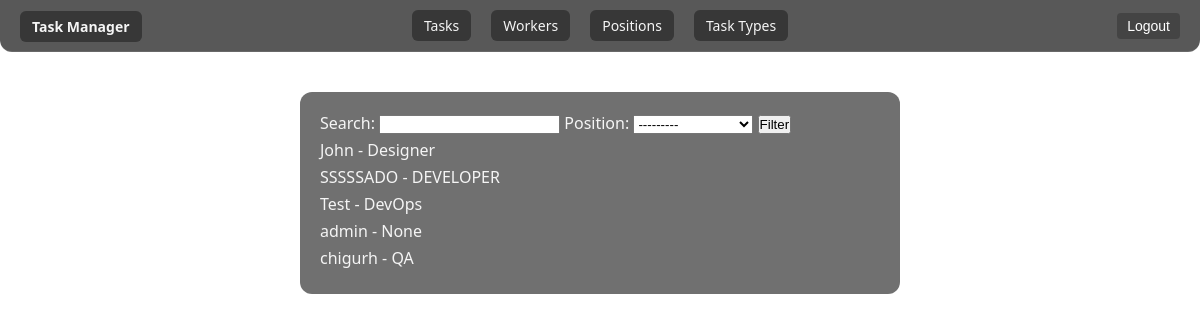
The page /workers/ (signed in) on the database as committed earlier.
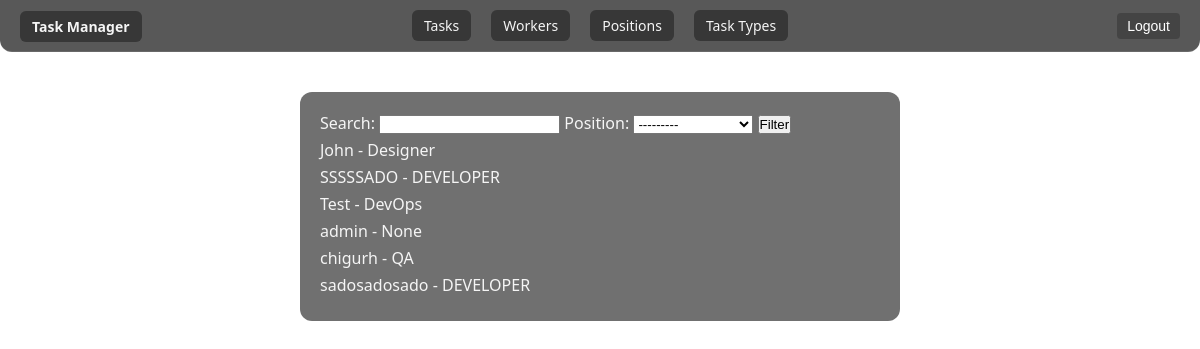
The same page on the database as committed later.
### manager/models.py (models this page shows, shortened)
class Worker(AbstractUser):
    position = models.ForeignKey(
        Position,
        on_delete=models.SET_NULL,
        null=True,
        blank=True,
        related_name="workers"
    )
    class Meta:
        ordering = ["username"]
        verbose_name = "Worker"
        verbose_name_plural = "Workers"

class Position(models.Model):
    name = models.CharField(max_length=255)
    def __str__(self):
        return self.name

### manager/views.py (the view)
# urls.py: path("workers/", views.WorkerListView.as_view(), name="worker-list"),
class WorkerListView(LoginRequiredMixin, generic.ListView):
    model = Worker
    context_object_name = "worker_list"
    def get_queryset(self):
        qs = super().get_queryset()
        form = forms.WorkerFilterForm(self.request.GET)
        if form.is_valid():
            q = form.cleaned_data.get("q")
            if q:
                qs = qs.filter(username__icontains=q)
            position = form.cleaned_data.get("position")
            if position:
                qs = qs.filter(position=position)
        return qs
    def get_context_data(self, **kwargs):
        context = super().get_context_data(**kwargs)
        context["filter_form"] = forms.WorkerFilterForm(self.request.GET)
        return context

### manager/forms.py
class WorkerFilterForm(forms.Form):
    q = forms.CharField(required=False, label="Search")
    position = forms.ModelChoiceField(
        queryset=Position.objects.all(),
        required=False,
        label="Position"
    )

### templates/manager/worker_list.html (shortened to what this page needs)
{% extends "base.html" %}
{% block content %}
  <form action="" method="get" class="filter-form">
    {{ filter_form.q.label_tag }} {{ filter_form.q }}
    {{ filter_form.position.label_tag }} {{ filter_form.position }}
    <input type="submit" value="Filter">
  </form>
  {% if worker_list %}
    <ul>
      {% for worker in worker_list %}
        <li>
          <a href="{% url 'manager:worker-detail' pk=worker.id %}">
            {{ worker.username }}
          </a>
         - {{ worker.position }}
        </li>
      {% endfor %}
    </ul>
  {% else %}
    <h3>No workers found</h3>
  {% endif %}
{% endblock %}

### templates/base.html (shortened to what this page needs)
<!DOCTYPE html>
<html lang="en">
<head>
  {% load static %}
  <link rel="stylesheet" href="{% static 'css/styles.css' %}">
</head>
<body>
<header>
  <div class="header-left">
    <a href="{% url 'manager:index' %}"><strong>Task Manager</strong></a>
  </div>
  <div class="header-center">
    {% if user.is_authenticated %}
      <a href="{% url 'manager:task-list' %}">Tasks</a>
      <a href="{% url 'manager:worker-list' %}">Workers</a>
      <a href="{% url 'manager:position-list' %}">Positions</a>
      <a href="{% url 'manager:task-type-list' %}">Task Types</a>
    {% endif %}
  </div>
  <div class="header-right">
    {% if user.is_authenticated %}
      <form method="post" action="{% url 'manager:logout' %}">
        <button type="submit">Logout</button>
      </form>
    {% else %}
      <a href="{% url 'manager:login' %}">Login</a>
      <a href="{% url 'manager:register' %}">Register</a>
    {% endif %}
  </div>
</header>
<div class="content-container">
  {% block content %}
  {% endblock %}
</div>
</body>
</html>

### static/css/styles.css (style rules this page uses)
* { margin: 0; padding: 0; box-sizing: border-box; }
body { background-image: url("../images/background.jpg"); background-size: cover; background-position: center; background-attachment: fixed; margin: 0; padding: 0; font-family: 'Segoe UI', Roboto, Helvetica, Arial, sans-serif; color: #f5f5f5; }
.content-container { max-width: 50%; margin: 40px auto; padding: 20px; background-color: rgba(18, 18, 18, 0.6); backdrop-filter: blur(30px); border-radius: 12px; }
header { display: flex; justify-content: space-between; align-items: center; padding: 10px 20px; background-color: rgba(18, 18, 18, 0.7); backdrop-filter: blur(8px); border-bottom: 1px solid rgba(255, 255, 255, 0.1); border-radius: 0 0 12px 12px; }
header .header-left { flex: 1; }
header .header-center { flex: 1; display: flex; justify-content: center; gap: 20px; }
header .header-right { flex: 1; display: flex; justify-content: flex-end; }
header a, header form button { color: #f5f5f5; text-decoration: none; background-color: rgba(33, 33, 33, 0.6); border: none; padding: 6px 12px; border-radius: 6px; cursor: pointer; font-size: 14px; }
header form button { cursor: pointer; background-color: #444; color: white; border: none; padding: 5px 10px; border-radius: 4px; }
div.content-container { padding: 20px; }
a { color: inherit; text-decoration: none; transition: color 0.5s; }
li { list-style: none; margin-bottom: 5px; margin-top: 5px; }

Rows that differ between the two databases and show on the page:
added Worker: username "sadosadosado", position "DEVELOPER"
